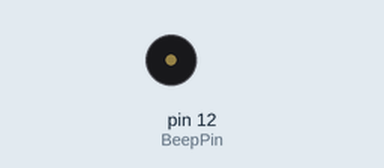
Bench run of a program on a simulated Raspberry Pi (header pin numbers). Shown: buzzer (waves = sounding, pin HIGH). What the program prints to the terminal is not drawn.

Above: at 0.05 s.
Timing chart, 0 to 3.0 s (numbered marks = the images above):
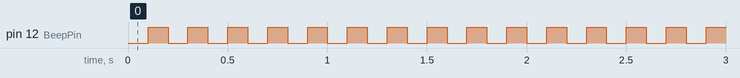

Measured:
- by itself, pin 12 (BeepPin): alternates HIGH for 0.10 s and LOW for 0.10 s

The program:

activeBuzzer.py
```python
import RPi.GPIO as GPIO
import time

BeepPin = 12                         # pin12

def setup():
    GPIO.setwarnings(False)
    GPIO.setmode(GPIO.BOARD)         # Numbers pins by physical location
    GPIO.setup(BeepPin, GPIO.OUT)    # Set pins mode as output
    GPIO.output(BeepPin, GPIO.HIGH)  # Set pin to high(+3.3V) to off the beep

def loop():
    while True:
        GPIO.output(BeepPin, GPIO.LOW)
        time.sleep(0.1)
        GPIO.output(BeepPin, GPIO.HIGH)
        time.sleep(0.1)

def destroy():
    GPIO.output(BeepPin, GPIO.HIGH)  # beep off
    GPIO.cleanup()                   # Release resource

if __name__ == '__main__':           # Program start from here
    print "Press CTRL+C to end the program..."
    setup()
    try:
        loop()
    except KeyboardInterupt:         # When 'CTRL+C' is pressed, the child program destroy() will be execture.
        destroy()
```
